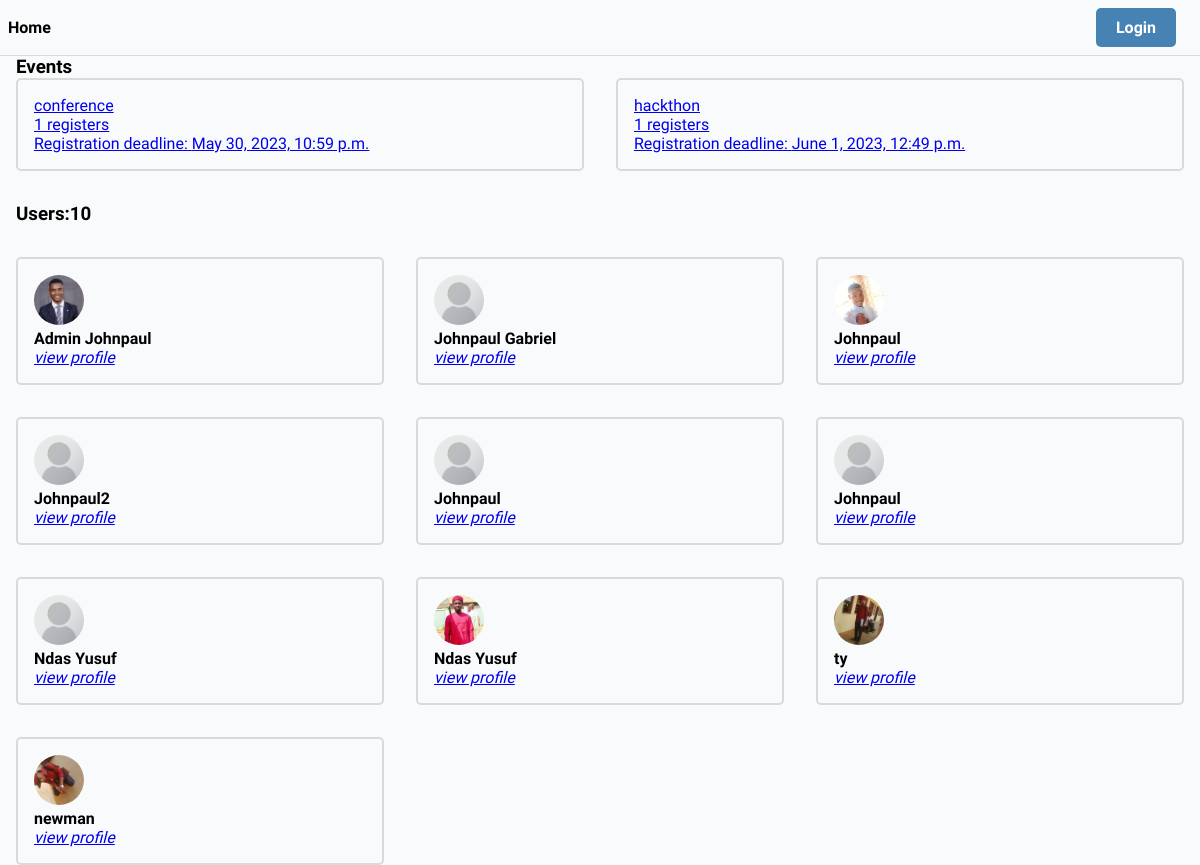
The page / on the database its author committed.
### core/models.py (models this page shows, shortened)
class Event(models.Model):
    name = models.CharField(max_length=200)
    description = models.TextField( null=True, blank=True)
    participants = models.ManyToManyField(User, blank=True, related_name='events')
    start_date = models.DateTimeField(null=True)
    end_date = models.DateTimeField(null=True)
    registration_deadline = models.DateTimeField(null=True)
    updated = models.DateTimeField(auto_now=True)
    created = models.DateTimeField(auto_now_add=True)
    id = models.UUIDField(primary_key=True, editable=False, unique=True, default=uuid.uuid4)
    def get_absolute_url(self):
        return reverse('event', args=[self.id])

### users/models.py (models this page shows, shortened)
class User(AbstractUser):
    username = models.CharField(max_length=100, null=True, blank=True)
    name = models.CharField(max_length=100)
    email = models.EmailField(unique=True)
    bio = models.TextField(null= True, blank=True)
    hackthon_participant = models.BooleanField(default=True, null=False)
    avatar = ResizedImageField(size = [300, 300] ,default = 'avatars/profile.jpeg', upload_to = "avatars/")
    id = models.UUIDField(primary_key=True, editable=False, unique=True, default=uuid.uuid4)
    USERNAME_FIELD = 'email' #makes username exempted
    REQUIRED_FIELDS = ['username']    #a must use when you use USERNAME_FIELD

### core/views.py (the view, shortened to what this page needs)
# urls.py: path('', IndexView.as_view(), name='index'),
class IndexView(View):
    def get(self, request):
        try:
            limit = int(request.GET.get('limit'))
        except:
            limit = 20
        print("-----------------------------")
        print(limit)
        users = get_user_model()
        Users = users.objects.filter(hackthon_participant=True)
        events = Event.objects.all()
        count = Users.count()
        context = {
            'users':Users,
            'events': events,
            'count': count,
            'user_list':Users[0:limit]
        }
        return render(request, 'core/index.html', context)

### templates/core/index.html (shortened to what this page needs)
{% extends 'base.html' %}
{% block content %}
    <section>
        <h3>Events</h3>
        <div class="event-list">
            {% for event in events %}
                <a href="{{event.get_absolute_url}}">
                    <div class="event-wrapper">
                        <p>{{event.name}}
                        <p>{{event.participants.all.count}} registers</p>
                        <p>Registration deadline: {{event.registration_deadline}}</p>
                    </div>
                </a>
            {% endfor %}
        </div>
    </section>
    <section class="section">
        <h3>Users:{{count}}</h3>
        <div class="users-list section">
            {% for user in user_list %}
                <div class="user-wrapper">
                    <img src="{{user.avatar.url}}" class="avatar" alt="{{user.name}}">
                <h4>{{user.name}}</h4>
                 <a href="{% url 'user-profile' user.id %}"><i>view profile</i></a>
                </div>
            {% endfor %}
        </div>
    </section>
{% endblock content %}

### static/css/main.css (style rules this page uses)
* { padding: 0; margin: 0; box-sizing: border-box; font-family: 'Readex Pro'; background-color: rgb(249, 250, 251); }
body { width: 100%; }
.event-list { display: grid; grid-template-columns:1fr 1fr ; gap: 2em; }
.event-wrapper { border: solid 2px rgb(218, 218, 218); padding: 1em; border-radius: 5px; }
.users-list { display: grid; grid-template-columns: 1fr 1fr 1fr; gap: 2em; }
.user-wrapper { border-radius: 5px; border: solid 2px #dadada; padding: 1em; }
.avatar { width: 50px; height: 50px; object-fit: cover; border-radius: 50%; }
.section { margin: 2em 0; }

### rows shown on the page
Event: name "conference", participants.all.count "1", registration_deadline "May 30, 2023, 10:59 p.m."
Event: name "hackthon", participants.all.count "1", registration_deadline "June 1, 2023, 12:49 p.m."
User: avatar (picture), name "Admin Johnpaul"
User: avatar (placeholder picture), name "Johnpaul Gabriel"
User: avatar (picture), name "Johnpaul"
User: avatar (placeholder picture), name "Johnpaul2"
User: avatar (placeholder picture), name "Johnpaul"
User: avatar (placeholder picture), name "Johnpaul"
User: avatar (placeholder picture), name "Ndas Yusuf"
User: avatar (picture), name "Ndas Yusuf"
User: avatar (picture), name "ty"
User: avatar (picture), name "newman"

### other values the page prints
{{ count }} "10"
